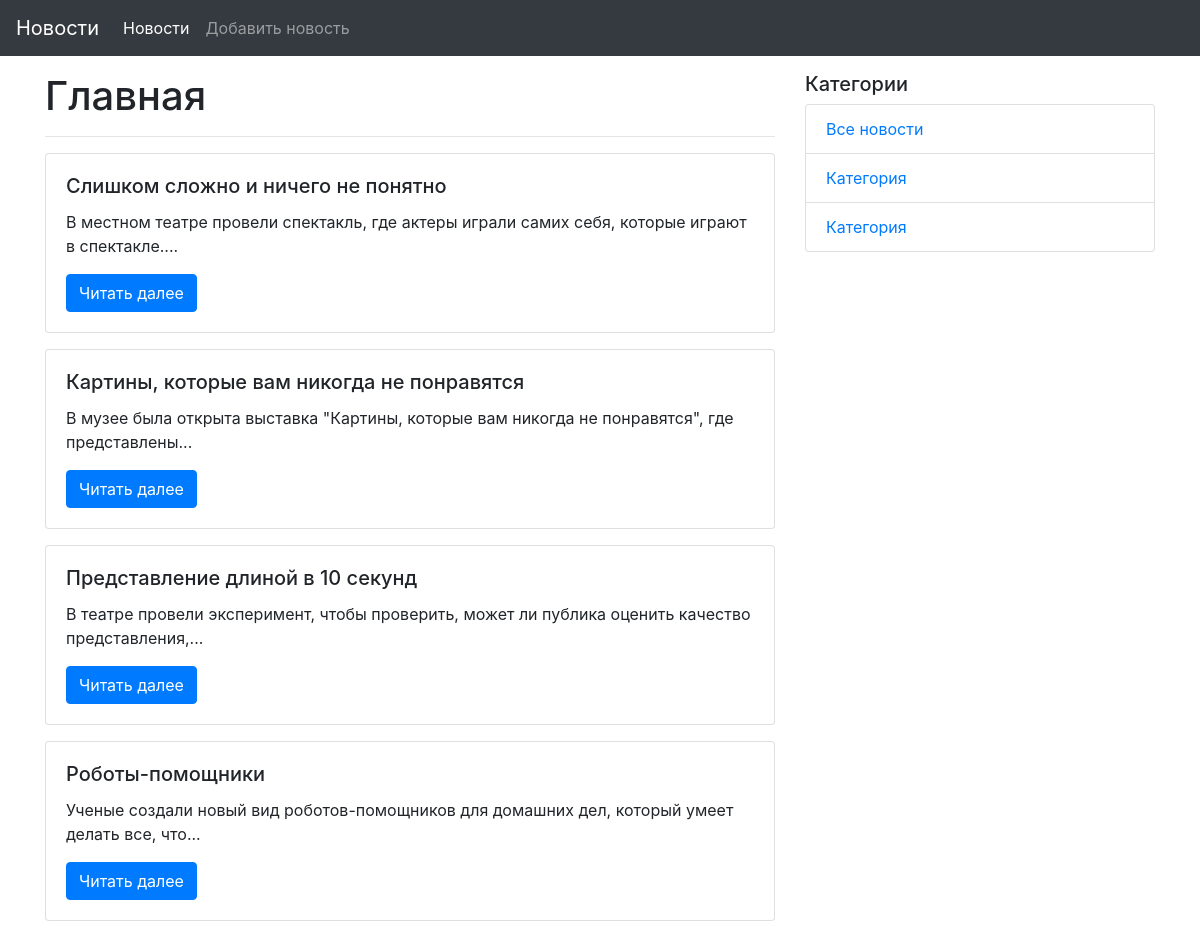
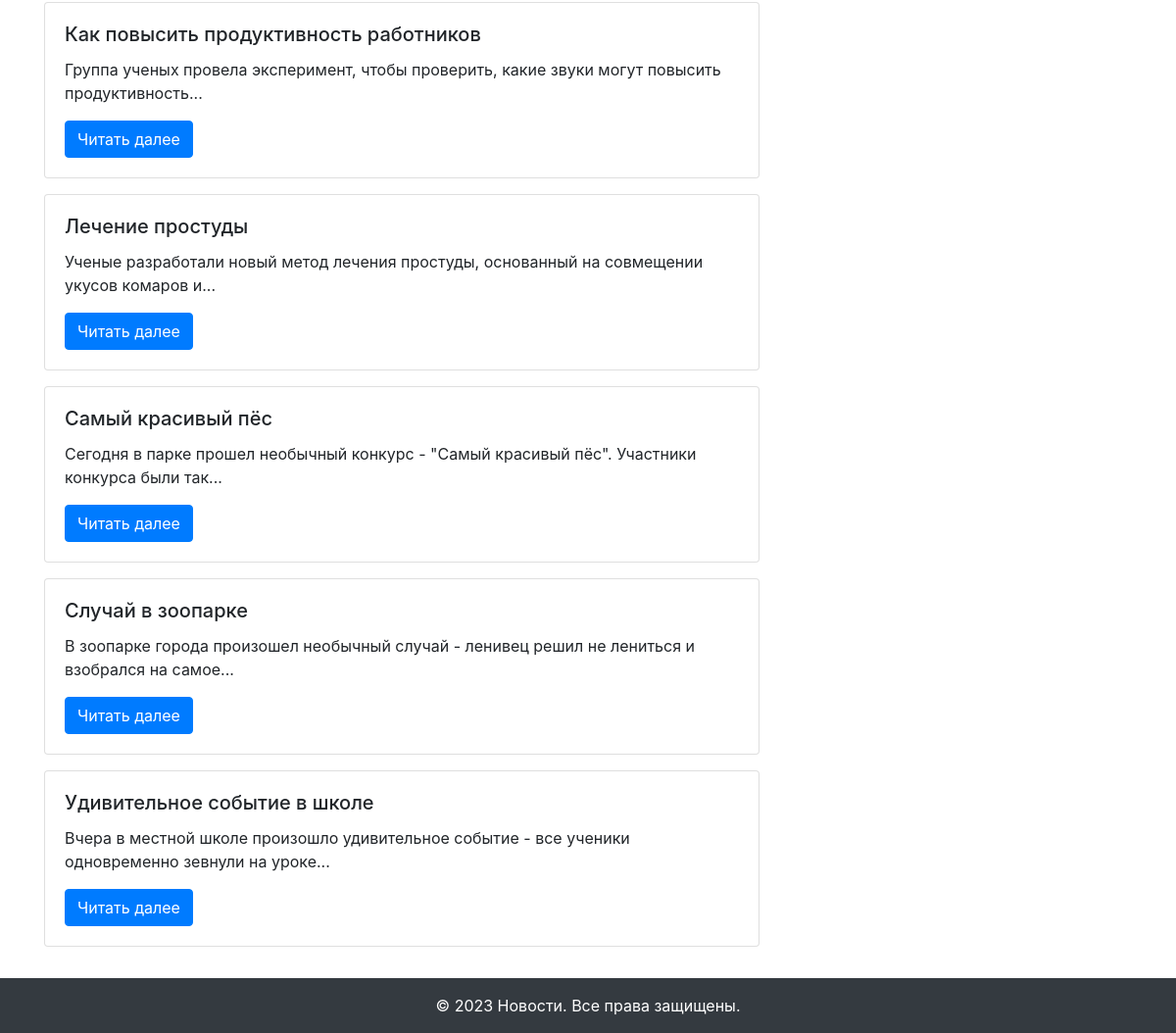
Before: / with the older database file (2 pictures, top to bottom).
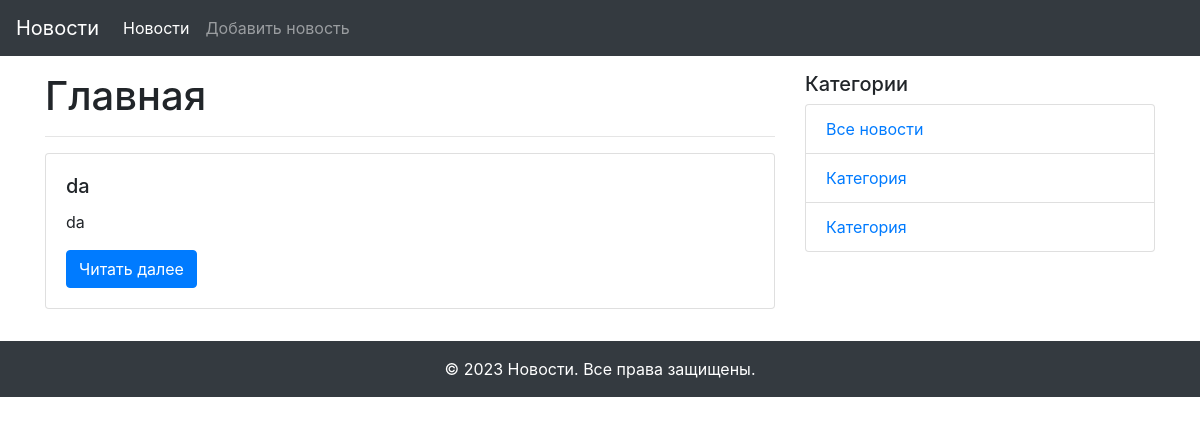
After: the same page with the newer database file.
### app/models.py (models this page shows, shortened)
class News(db.Model):
    id = db.Column(db.Integer, primary_key=True)
    title = db.Column(db.String(255), unique=True, nullable=False)
    text = db.Column(db.Text, nullable=False)
    created_date = db.Column(db.DateTime, default=datetime.utcnow)
    category_id = db.Column(db.Integer, db.ForeignKey('category.id'), nullable=True)
    category = db.relationship('Category', back_populates='news')

### app/views.py (the view)
@app.route('/')
def index():
    news_list = News.query.all()
    return render_template('index.html',
                           news=news_list)

### app/templates/index.html (shortened to what this page needs)
{% extends "base.html" %}
{% block content %}
  <h1>Главная</h1>
  <hr>
  {% for one_news in news %}
  <div class="card mb-3">
    <div class="card-body">
      <h5 class="card-title">{{ one_news.title }}</h5>
      <p class="card-text">{{ one_news.text|truncate(100) }}</p>
      <a href="{{ url_for('news_detail', id=one_news.id) }}" class="btn btn-primary">Читать далее</a>
    </div>
  </div>
  {% else %}
    <p class="card-text">Новостей пока нет!</p>
  {% endfor %}
{% endblock content %}

### app/templates/base.html (shortened to what this page needs)
<!DOCTYPE html>
<html lang="ru">
<head>
  <link rel="stylesheet" href="{{ url_for('static', filename='css/bootstrap.min.css') }}">
</head>
<body>
  <div id="wrapper">
    {% include "navigation.html" %}
    <div class="container my-3">
      <div class="row">
        <div class="col-md-8">
          {% block content %}{% endblock content %}
        </div>
        {% include "side_navigation.html" %}
      </div>
    </div>
    {% include "footer.html" %}
  </div>
</body>
</html>

### app/templates/navigation.html (shortened to what this page needs)
<nav class="navbar navbar-expand-md navbar-dark bg-dark">
  <a class="navbar-brand" href="{{ url_for('index') }}">Новости</a>
  <div class="collapse navbar-collapse" id="navbarNav">
    <ul class="navbar-nav">
      <li class="nav-item active">
        <a class="nav-link" href="{{ url_for('index') }}">Новости</a>
      </li>
      <li class="nav-item">
        <a class="nav-link" href="{{ url_for('add_news') }}">Добавить новость</a>
      </li>
    </ul>
  </div>
</nav>

### app/templates/side_navigation.html
<div class="col-md-4">
  <h5>Категории</h5>
  <ul class="list-group">
    <li class="list-group-item"><a href="#">Все новости</a></li>
    <li class="list-group-item"><a href="#">Категория</a></li>
    <li class="list-group-item"><a href="#">Категория</a></li>
  </ul>
</div>

### app/templates/footer.html
<footer id="footer" class="bg-dark text-white text-center py-3">
  &copy; 2023 Новости. Все права защищены.
</footer>

Changed rows visible on the page:
removed News: title "Картины, которые вам никогда не понравятся", text "В музее была открыта выставка \"Картины, которые вам никогда не понравятся\", где представлены..."
removed News: title "Представление длиной в 10 секунд", text "В театре провели эксперимент, чтобы проверить, может ли публика оценить качество представления,..."
removed News: title "Роботы-помощники", text "Ученые создали новый вид роботов-помощников для домашних дел, который умеет делать все, что..."
removed News: title "Как повысить продуктивность работников", text "Группа ученых провела эксперимент, чтобы проверить, какие звуки могут повысить продуктивность..."
removed News: title "Лечение простуды", text "Ученые разработали новый метод лечения простуды, основанный на совмещении укусов комаров и..."
removed News: title "Самый красивый пёс", text "Сегодня в парке прошел необычный конкурс - \"Самый красивый пёс\". Участники конкурса были так..."
removed News: title "Случай в зоопарке", text "В зоопарке города произошел необычный случай - ленивец решил не лениться и взобрался на самое..."
removed News: title "Удивительное событие в школе", text "Вчера в местной школе произошло удивительное событие - все ученики одновременно зевнули на уроке..."
changed News: title "Слишком сложно и ничего не понятно" → "da"; text "В местном театре провели спектакль, где актеры играли самих себя, которые играют в спектакле...." → "da"
